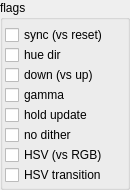
               <widget class="QGroupBox" name="groupBox_3">
                <property name="geometry">
                 <rect>
                  <x>440</x>
                  <y>50</y>
                  <width>130</width>
                  <height>190</height>
                 </rect>
                </property>
                <property name="title">
                 <string>flags</string>
                </property>
                <widget class="QCheckBox" name="checkBox_b7_sync">
                 <property name="geometry">
                  <rect>
                   <x>5</x>
                   <y>25</y>
                   <width>120</width>
                   <height>20</height>
                  </rect>
                 </property>
                 <property name="text">
                  <string>sync (vs reset)</string>
                 </property>
                </widget>
                <widget class="QCheckBox" name="checkBox_b6_huedir">
                 <property name="geometry">
                  <rect>
                   <x>5</x>
                   <y>45</y>
                   <width>120</width>
                   <height>20</height>
                  </rect>
                 </property>
                 <property name="text">
                  <string>hue dir</string>
                 </property>
                </widget>
                <widget class="QCheckBox" name="checkBox_b5_down">
                 <property name="geometry">
                  <rect>
                   <x>5</x>
                   <y>65</y>
                   <width>120</width>
                   <height>20</height>
                  </rect>
                 </property>
                 <property name="text">
                  <string>down (vs up)</string>
                 </property>
                </widget>
                <widget class="QCheckBox" name="checkBox_b4_gamma">
                 <property name="geometry">
                  <rect>
                   <x>5</x>
                   <y>85</y>
                   <width>120</width>
                   <height>20</height>
                  </rect>
                 </property>
                 <property name="text">
                  <string>gamma</string>
                 </property>
                </widget>
                <widget class="QCheckBox" name="checkBox_b2_nodither">
                 <property name="geometry">
                  <rect>
                   <x>5</x>
                   <y>125</y>
                   <width>120</width>
                   <height>20</height>
                  </rect>
                 </property>
                 <property name="text">
                  <string>no dither</string>
                 </property>
                </widget>
                <widget class="QCheckBox" name="checkBox_b0_hsvtrans">
                 <property name="geometry">
                  <rect>
                   <x>5</x>
                   <y>165</y>
                   <width>120</width>
                   <height>20</height>
                  </rect>
                 </property>
                 <property name="toolTip">
                  <string>(vs RGB)</string>
                 </property>
                 <property name="text">
                  <string>HSV transition</string>
                 </property>
                </widget>
                <widget class="QCheckBox" name="checkBox_b1_hsvassign">
                 <property name="geometry">
                  <rect>
                   <x>5</x>
                   <y>145</y>
                   <width>120</width>
                   <height>20</height>
                  </rect>
                 </property>
                 <property name="text">
                  <string>HSV (vs RGB)</string>
                 </property>
                </widget>
                <widget class="QCheckBox" name="checkBox_b3_hold_update">
                 <property name="geometry">
                  <rect>
                   <x>5</x>
                   <y>105</y>
                   <width>120</width>
                   <height>20</height>
                  </rect>
                 </property>
                 <property name="text">
                  <string>hold update</string>
                 </property>
                </widget>
               </widget>
